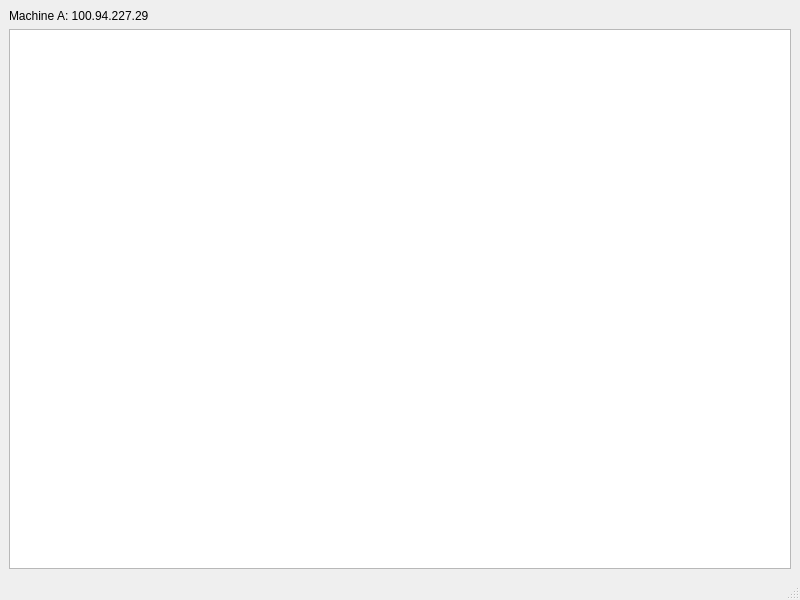
<?xml version="1.0" encoding="UTF-8"?>
<ui version="4.0">
 <class>DirZero</class>
 <widget class="QMainWindow" name="DirZero">
  <property name="geometry">
   <rect>
    <x>0</x>
    <y>0</y>
    <width>800</width>
    <height>600</height>
   </rect>
  </property>
  <property name="windowTitle">
   <string>MainWindow</string>
  </property>
  <widget class="QWidget" name="centralwidget">
   <layout class="QVBoxLayout" name="verticalLayout_2">
    <item>
     <layout class="QVBoxLayout" name="verticalLayout">
      <item>
       <widget class="QLabel" name="label">
        <property name="text">
         <string>Machine A: 100.94.227.29</string>
        </property>
       </widget>
      </item>
      <item>
       <widget class="QTreeView" name="treeView"/>
      </item>
     </layout>
    </item>
   </layout>
  </widget>
  <widget class="QStatusBar" name="statusbar"/>
 </widget>
 <resources/>
 <connections/>
</ui>
